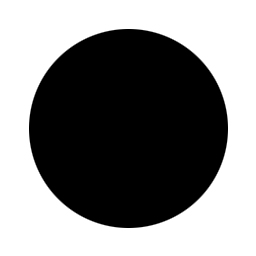
#> input picture images/circle.jpg, 256 x 256 px
$ python -i external_energy.py   (imports and definitions only)   (older library calls are emulated)
#> lines starting #> are read from the running program, lines starting #| are printed output that depends on the picture
#> further down, picture is the input picture: shape (256, 256, 3); min 0, max 255, mean 134
import cv2
import numpy as np

def line_energy(image):
    # Implement line energy (i.e. image intensity)
    return image

def edge_energy(image):
    # Implement edge energy (i.e. gradient magnitude)
    gx = cv2.Sobel(image, cv2.CV_64F, 1, 0, ksize=3)
    gy = cv2.Sobel(image, cv2.CV_64F, 0, 1, ksize=3)
    edge = -np.sqrt(gx ** 2 + gy ** 2)
    return edge

def term_energy(image):
    # Implement term energy (i.e. curvature)
    gx = cv2.Sobel(image, cv2.CV_64F, 1, 0, ksize=3)
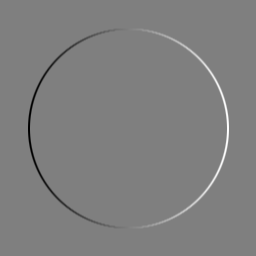
#> gx: shape (256, 256, 3) float64; min -1020, max 1020, mean 0; drawn with min black and max white
    gy = cv2.Sobel(image, cv2.CV_64F, 0, 1, ksize=3)
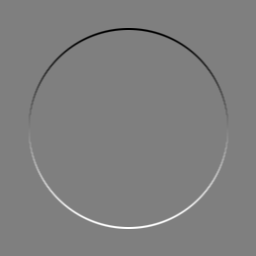
#> gy: shape (256, 256, 3) float64; min -1020, max 1020, mean 0; drawn with min black and max white
    gxx = cv2.Sobel(gx, cv2.CV_64F, 1, 0, ksize=3)
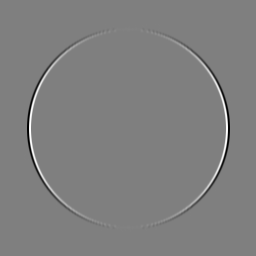
#> gxx: shape (256, 256, 3) float64; min -4089, max 4080, mean 0; drawn with min black and max white
    gyy = cv2.Sobel(gy, cv2.CV_64F, 0, 1, ksize=3)
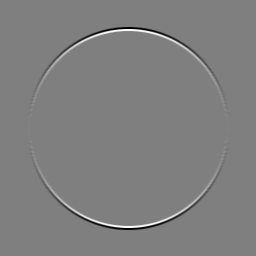
#> gyy: shape (256, 256, 3) float64; min -4089, max 4080, mean 0; drawn with min black and max white
    gxy = cv2.Sobel(gx, cv2.CV_64F, 0, 1, ksize=3)
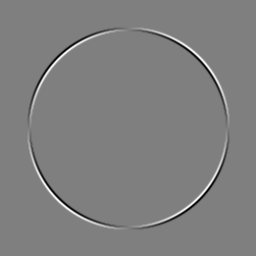
#> gxy: shape (256, 256, 3) float64; min -1807, max 1808, mean 0; drawn with min black and max white

    # Add a small epsilon to avoid division by zero or near-zero values
    epsilon = 1e-5
    term = (gxx * gy ** 2 - 2 * gxy * gx * gy + gyy * gx ** 2) / (gx ** 2 + gy ** 2 + epsilon) ** 1.5
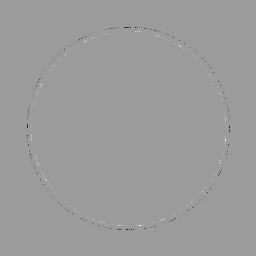
#> term: shape (256, 256, 3) float64; min -1912.5, max 1220.5, mean -1.1; drawn with min black and max white

    return term

def external_energy(image, w_line, w_edge, w_term):
    # Implement external energy
    # Combine these three separate energy together times corresponding weights.
    e = w_line * line_energy(image) + w_edge * edge_energy(image) + w_term * term_energy(image)
    e_normalized = cv2.normalize(e, None, 0, 1, cv2.NORM_MINMAX, dtype=cv2.CV_64F)
    return e_normalized

>>> import cv2
>>> picture = cv2.imread('../images/circle.jpg')
>>> result = term_energy(picture)

$ run again, on images/brain_eye.png
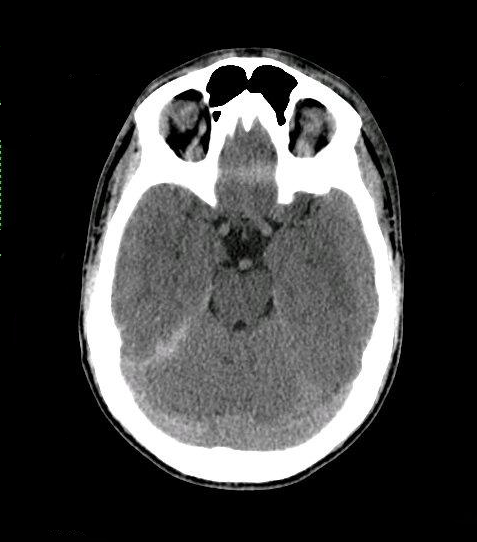
#> input picture images/brain_eye.png, 477 x 542 px
#> picture is the input picture: shape (542, 477, 3); mean B, G, R 63.5, 63.6, 63.5
#> in term_energy, `gxx = cv2.Sobel(gx, cv2.CV_64F, 1, 0, ksize=3)`:
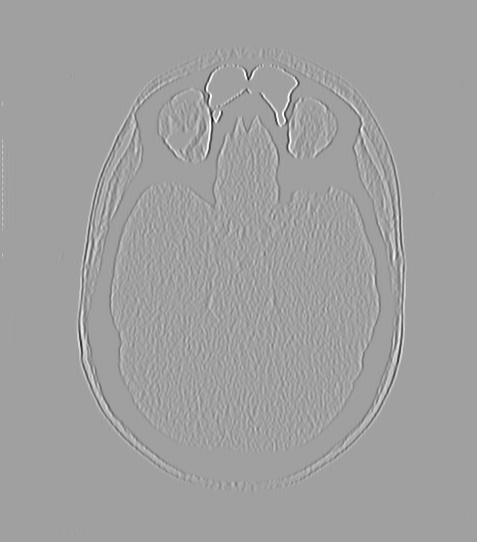
#> gxx: shape (542, 477, 3) float64; mean B, G, R 0.4, 0.5, 0.4; drawn with min black and max white
#> in term_energy, `gxy = cv2.Sobel(gx, cv2.CV_64F, 0, 1, ksize=3)`:
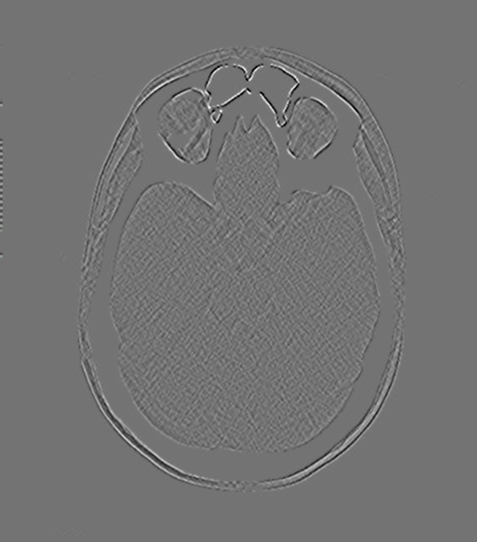
#> gxy: shape (542, 477, 3) float64; mean B, G, R 0, 0, 0; drawn with min black and max white

$ run again, on images/brain_eye_combined1.png
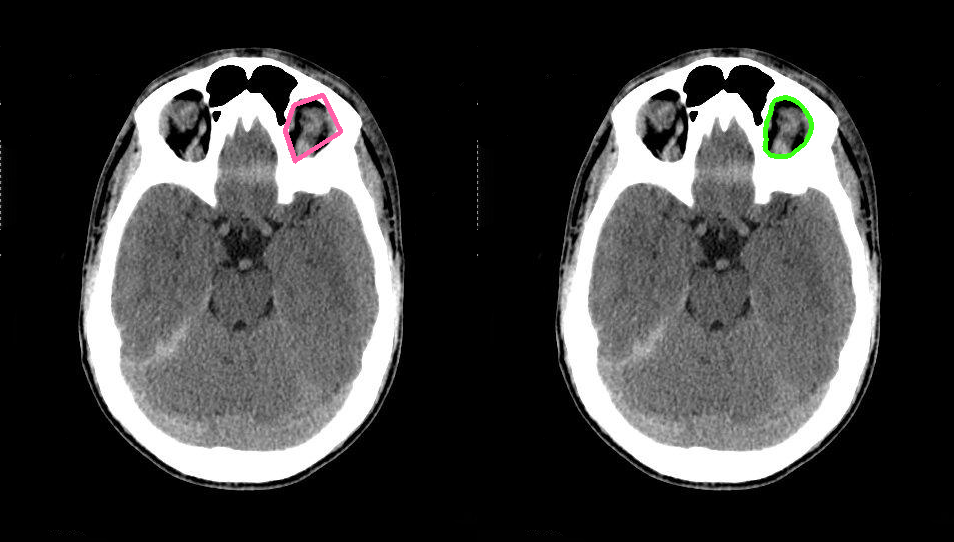
#> input picture images/brain_eye_combined1.png, 954 x 542 px
#> picture is the input picture: shape (542, 954, 3); mean B, G, R 63.3, 63.6, 63.5
#> in term_energy, `gxx = cv2.Sobel(gx, cv2.CV_64F, 1, 0, ksize=3)`:
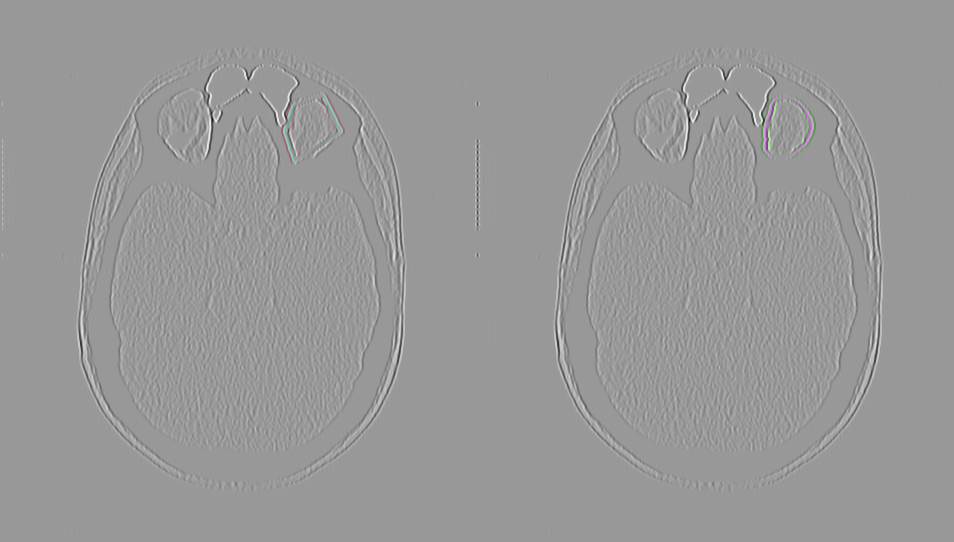
#> gxx: shape (542, 954, 3) float64; mean B, G, R 0.2, 0.2, 0.2; drawn with min black and max white
#> in term_energy, `gxy = cv2.Sobel(gx, cv2.CV_64F, 0, 1, ksize=3)`:
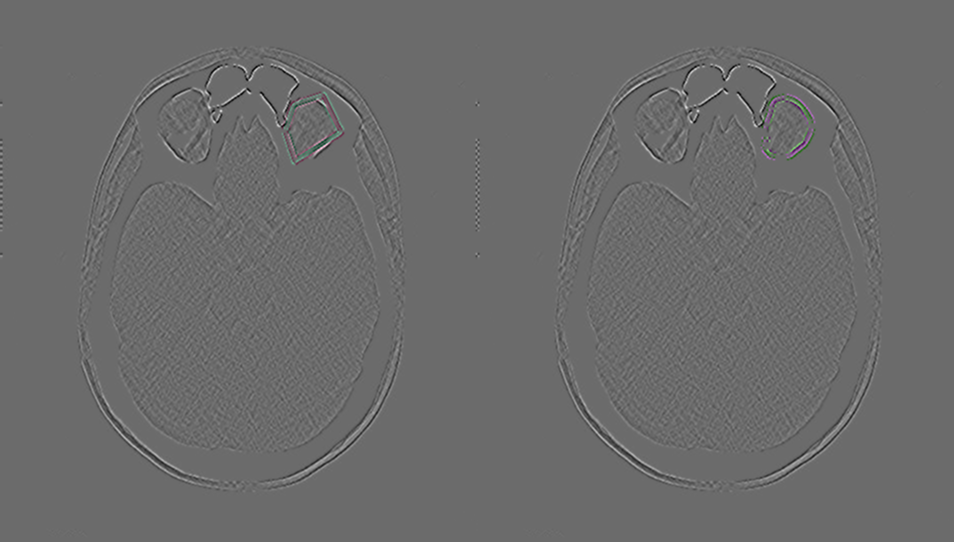
#> gxy: shape (542, 954, 3) float64; mean B, G, R 0, 0, 0; drawn with min black and max white
